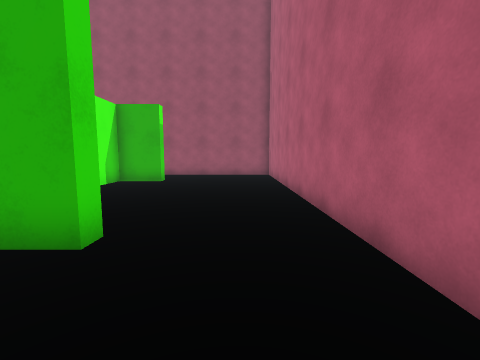
[1] (above)

19 first-person views from a walk through a scene from a Unity 3-D project. The camera is 1.2 m above the floor, tilts 6° down and sees 90° across. The floor is counted in squares, 1 m on a side. Each view is taken from the middle of a square. On the plan, view 1 faces up. The plan holds only what a view shows up to about 12 squares ahead; the rest is blank. The place goes on beyond the plan. The player is left out.

[2]
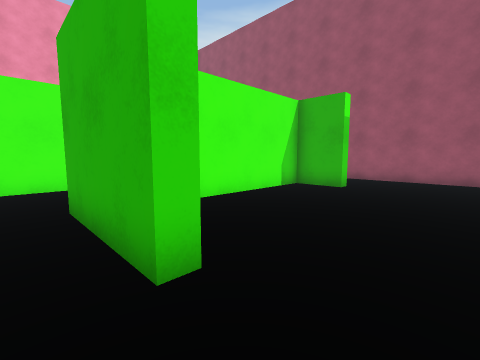

[3]
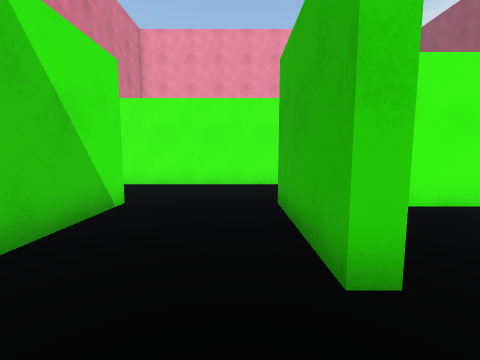

[4]
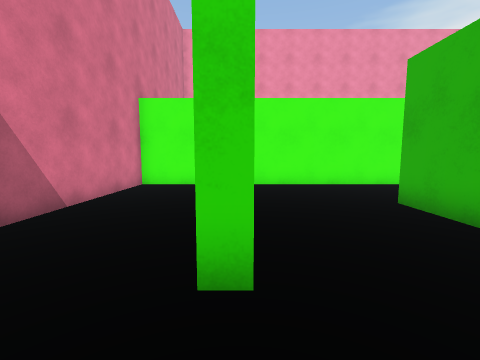

[5]
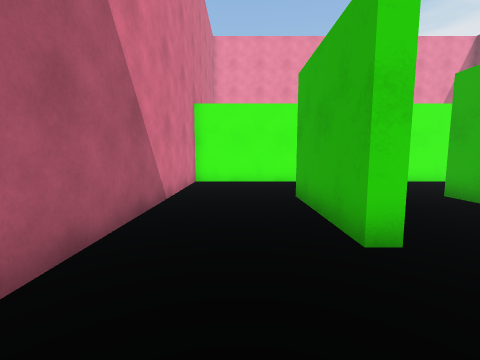

[6]
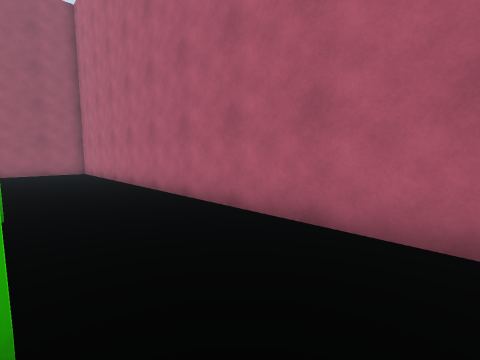

[7]
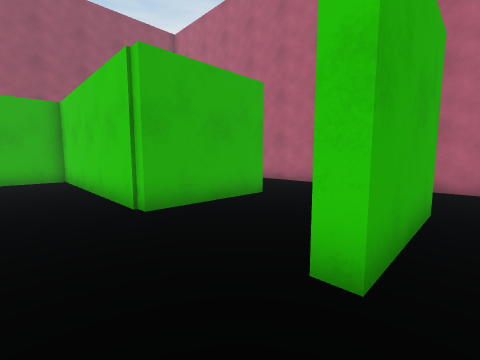

[8]
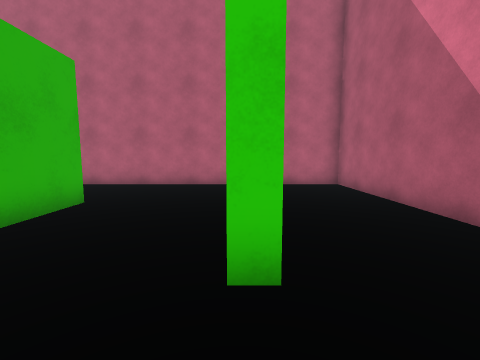

[9]
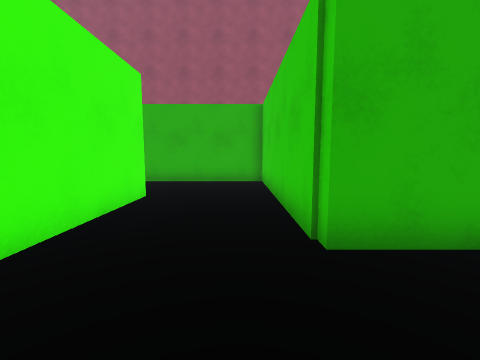

[10]
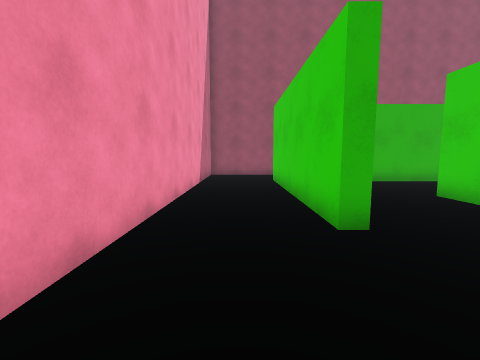

[11]
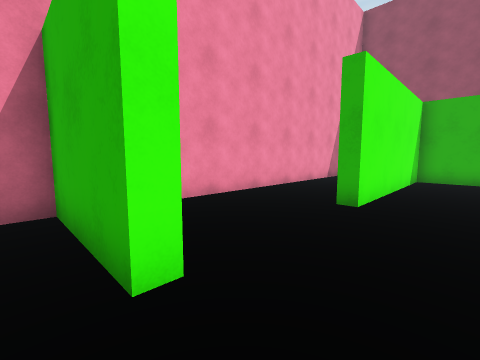

[12]
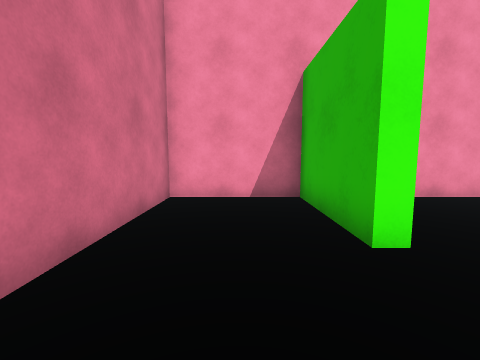

[13]
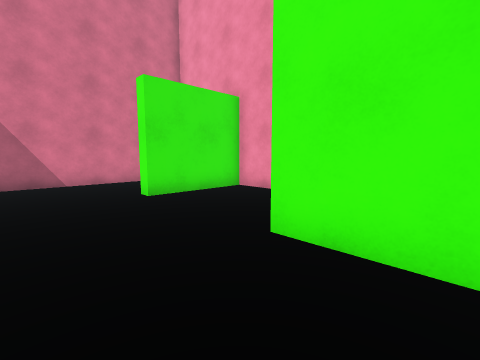

[14]
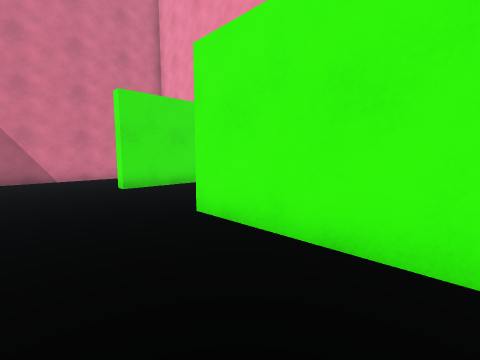

[15]
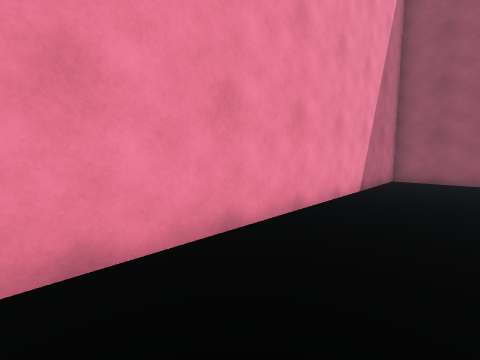

[16]
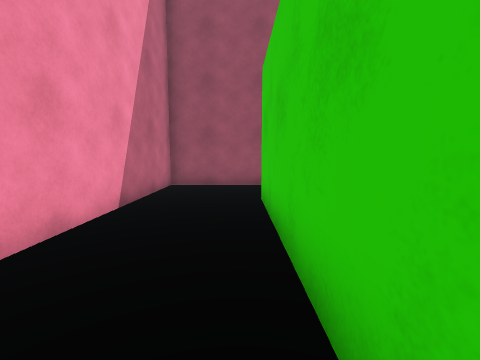

[17]
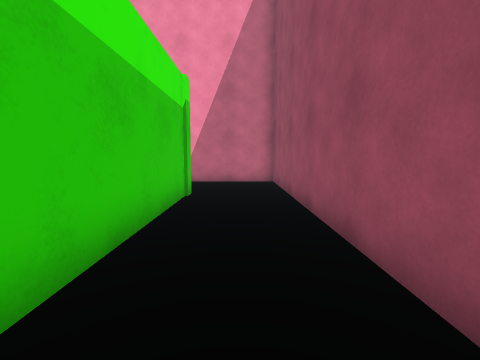

[18]
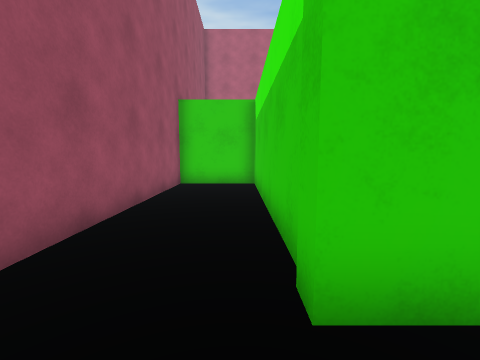

[19]
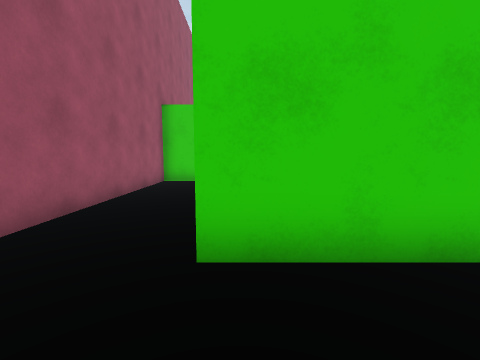

### Floor plan
Points are (right, up) in squares from view 1. A wall is a line through its corners. A room is listed if a view was taken in it or the views show most of it. See-through windows are left out.
Room 1 (views 1, 2, 3, 4, 5, 6, 7, 8, 9, 10, 11, 12, 13, 14, 15, 16, 17, 18, 19)
walls: (-10.2, 5.6) (-10.2, 7); (-9.7, 7) (-9.7, -5) (1.8, -5) (1.8, 12.1); (-2, 3.5) (-2, 2.9) (-6, 2.9) (-6, 10.9) (-13.9, 10.9) (-13.9, 3.8) (-14.4, 3.8) (-14.4, 11.4) (-6.2, 11.4); (-6, 11.4) (-6, 14.5) (-17.7, 14.5) (-17.7, -0.9) (-13.9, -0.9) (-13.9, -1.3) (-17.7, -1.3) (-17.7, -5) (-10.9, -5); (-3.6, 11.5) (-3.6, 10.9) (-5.5, 10.9) (-5.5, 5.9); (-2, -0.9) (-2, -1.3) (-6, -1.3) (-6, -0.9) (-2.8, -0.9); (0.1, 14.5) (-4.6, 14.5)

Positions as (right, up) in squares from view 1, and headings:
1: (0, 0), facing up
2: (0, 2), facing up-left
3: (0, 2), facing left
4: (0, -1), facing left
5: (1, -3), facing left
6: (-2, -3), facing up-right
7: (-8, -2), facing up-right
8: (-8, -1), facing right
9: (-7, 0), facing up
10: (-16, 0), facing up
11: (-12, -2), facing up-left
12: (-11, -3), facing left
13: (-11, 6), facing down-left
14: (-11, 8), facing down-left
15: (-15, 2), facing up-left
16: (-15, 5), facing up
17: (-7, 13), facing left
18: (-16, 12), facing right
19: (-17, 11), facing right
